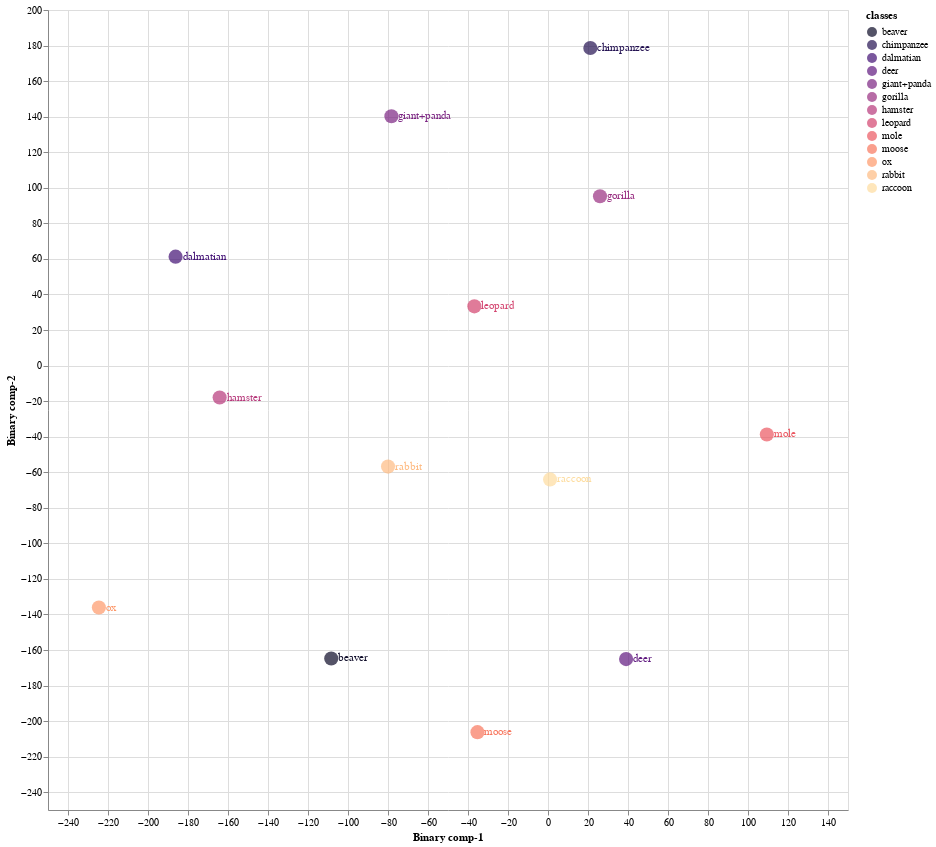
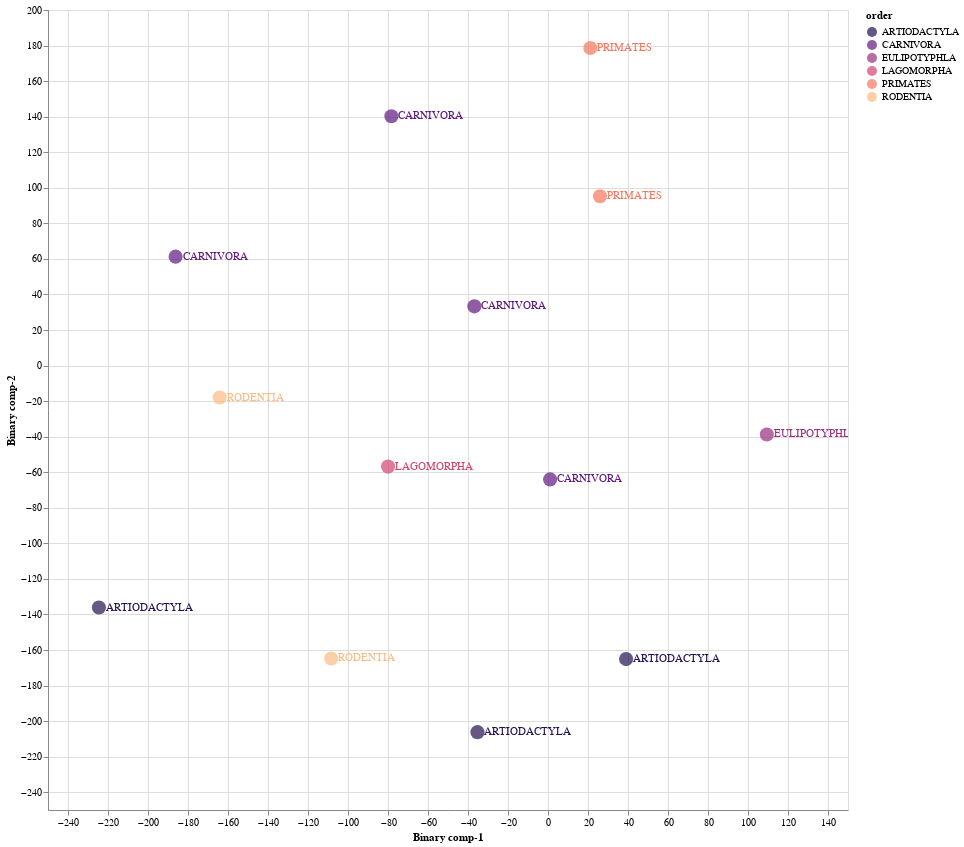

Notebook source saved alongside these figures, in order:
### Markdown cell above
### 8.1 Train Validation Split 01

### Code cell
Train01 = CZSL(mode = "Train", 
               split = 1, 
               DNN = ProjectionNetwork1, 
               epochs = 40, 
               bs = 8, 
               numunits = 1024, 
               lr = 0.1, 
               optimiser = nn.Sigmoid(), 
               dropout = 0.2, 
               mom = 0, 
               wd = 0,  
               device = 'cuda', 
               checkpoint = CP1, 
               pred_type = 'Probabilistic', 
               dist_type = 'cosine')

#mode
#1. "Train" - Use Train Val split
#2. "Test" - For Unseen Test Data

#split
# 1 -Train/Val Split 1
# 2 -Train/Val Split 2
# 3 -Train/Val Split 3

#pred_type
#1. "Probabilistic" - continous real numbers giving probability for prdiction to be 1
#2. "Deterministic" - 1 or 0 prediction values

#dist_type
#1. euclidean
#2. cosine
#3. hamming
#4. jaccard

### Figure 1 — Vega-Lite specification as saved in the notebook (floating-point values rounded to 4 significant figures)
{"config": {"view": {"continuousWidth": 400, "continuousHeight": 300}}, "layer": [{"mark": {"type": "circle", "size": 200}, "encoding": {"color": {"field": "classes", "scale": {"scheme": "Magma"}, "type": "nominal"}, "x": {"field": "Binary comp-1", "type": "quantitative"}, "y": {"field": "Binary comp-2", "type": "quantitative"}}, "height": 800, "selection": {"selector011": {"type": "interval", "bind": "scales", "encodings": ["x", "y"]}}, "width": 800}, {"mark": {"type": "text", "align": "left", "baseline": "middle", "dx": 7}, "encoding": {"color": {"field": "classes", "scale": {"scheme": "Magma"}, "type": "nominal"}, "text": {"field": "classes", "type": "nominal"}, "x": {"field": "Binary comp-1", "type": "quantitative"}, "y": {"field": "Binary comp-2", "type": "quantitative"}}, "height": 800, "width": 800}], "data": {"name": "data-11c476bedef0983e6e1c0a60869552c8"}, "$schema": "https://vega.github.io/schema/vega-lite/v4.17.0.json", "datasets": {"data-11c476bedef0983e6e1c0a60869552c8": [{"Binary comp-1": -108.4, "Binary comp-2": -164.8, "classes": "beaver", "sciName": "Aplodontia_rufa", "animal_label": 4, "animal_class": "beaver", "mainCommonName": "Mountain Beaver", "otherCommonNames": "Boomer|Sewellel|Point Arena Mountain Beaver|Point Reyes Mountain Beaver", "class": "Mammalia", "infraclass": "Placentalia", "magnorder": "Boreoeutheria", "superorder": "Euarchontoglires", "order": "RODENTIA", "suborder": "SCIUROMORPHA", "infraorder": null, "parvorder": null, "superfamily": null, "family": "APLODONTIIDAE", "subfamily": null, "tribe": null, "genus": "Aplodontia"}, {"Binary comp-1": -186.2, "Binary comp-2": 61.25, "classes": "dalmatian", "sciName": "Canis_familiaris", "animal_label": 5, "animal_class": "dalmatian", "mainCommonName": "Domestic Dog", "otherCommonNames": "Dog|Dingo|Feral Dog|New Guinea Singing Dog|Village Dog", "class": "Mammalia", "infraclass": "Placentalia", "magnorder": "Boreoeutheria", "superorder": "Laurasiatheria", "order": "CARNIVORA", "suborder": "CANIFORMIA", "infraorder": "CANOIDEA", "parvorder": null, "superfamily": null, "family": "CANIDAE", "subfamily": null, "tribe": null, "genus": "Canis"}, {"Binary comp-1": 109.4, "Binary comp-2": -38.77, "classes": "mole", "sciName": "Talpa_altaica", "animal_label": 12, "animal_class": "mole", "mainCommonName": "Altai Mole", "otherCommonNames": "Siberian Mole", "class": "Mammalia", "infraclass": "Placentalia", "magnorder": "Boreoeutheria", "superorder": "Laurasiatheria", "order": "EULIPOTYPHLA", "suborder": null, "infraorder": null, "parvorder": null, "superfamily": null, "family": "TALPIDAE", "subfamily": "TALPINAE", "tribe": "TALPINI", "genus": "Talpa"}, {"Binary comp-1": -36.81, "Binary comp-2": 33.32, "classes": "leopard", "sciName": "Panthera_pardus", "animal_label": 15, "animal_class": "leopard", "mainCommonName": "Leopard", "otherCommonNames": "Panther", "class": "Mammalia", "infraclass": "Placentalia", "magnorder": "Boreoeutheria", "superorder": "Laurasiatheria", "order": "CARNIVORA", "suborder": "FELIFORMIA", "infraorder": "FELOIDEA", "parvorder": null, "superfamily": null, "family": "FELIDAE", "subfamily": "PANTHERINAE", "tribe": null, "genus": "Panthera"}, {"Binary comp-1": -35.26, "Binary comp-2": -206.2, "classes": "moose", "sciName": "Alces_alces", "animal_label": 16, "animal_class": "moose", "mainCommonName": "Moose", "otherCommonNames": "Elk|Eurasian Elk|Caucasian Moose", "class": "Mammalia", "infraclass": "Placentalia", "magnorder": "Boreoeutheria", "superorder": "Laurasiatheria", "order": "ARTIODACTYLA", "suborder": "RUMINANTIA", "infraorder": "PECORA", "parvorder": null, "superfamily": null, "family": "CERVIDAE", "subfamily": "CAPREOLINAE", "tribe": "ALCEINI", "genus": "Alces"}, {"Binary comp-1": 26.01, "Binary comp-2": 95.23, "classes": "gorilla", "sciName": "Gorilla_gorilla", "animal_label": 20, "animal_class": "gorilla", "mainCommonName": "Western Gorilla", "otherCommonNames": "Lowland Gorilla|Cross River Gorilla|Western Lowland Gorilla", "class": "Mammalia", "infraclass": "Placentalia", "magnorder": "Boreoeutheria", "superorder": "Euarchontoglires", "order": "PRIMATES", "suborder": "HAPLORHINI", "infraorder": "SIMIIFORMES", "parvorder": "CATARRHINI", "superfamily": "HOMINOIDEA", "family": "HOMINIDAE", "subfamily": "HOMININAE", "tribe": null, "genus": "Gorilla"}, {"Binary comp-1": -224.6, "Binary comp-2": -136.1, "classes": "ox", "sciName": "Bos_sauveli", "animal_label": 21, "animal_class": "ox", "mainCommonName": "Kouprey", "otherCommonNames": "Gray Ox|Indochinese Forest Ox", "class": "Mammalia", "infraclass": "Placentalia", "magnorder": "Boreoeutheria", "superorder": "Laurasiatheria", "order": "ARTIODACTYLA", "suborder": "RUMINANTIA", "infraorder": "PECORA", "parvorder": null, "superfamily": null, "family": "BOVIDAE", "subfamily": "BOVINAE", "tribe": "BOVINI", "genus": "Bos"}, {"Binary comp-1": 21.17, "Binary comp-2": 178.6, "classes": "chimpanzee", "sciName": "Pan_troglodytes", "animal_label": 25, "animal_class": "chimpanzee", "mainCommonName": "Chimpanzee", "otherCommonNames": "Chimpanzee|Common Chimpanzee|Robust Chimpanzee|Central Chimpanzee|Eastern Chimpanzee|Nigeria-Cameroon Chimpanzee|Western Chimpanzee", "class": "Mammalia", "infraclass": "Placentalia", "magnorder": "Boreoeutheria", "superorder": "Euarchontoglires", "order": "PRIMATES", "suborder": "HAPLORHINI", "infraorder": "SIMIIFORMES", "parvorder": "CATARRHINI", "superfamily": "HOMINOIDEA", "family": "HOMINIDAE", "subfamily": "HOMININAE", "tribe": null, "genus": "Pan"}, {"Binary comp-1": -164.2, "Binary comp-2": -17.99, "classes": "hamster", "sciName": "Mesocricetus_brandti", "animal_label": 26, "animal_class": "hamster", "mainCommonName": "Brandt's Hamster", "otherCommonNames": "Turkish Hamster", "class": "Mammalia", "infraclass": "Placentalia", "magnorder": "Boreoeutheria", "superorder": "Euarchontoglires", "order": "RODENTIA", "suborder": "SUPRAMYOMORPHA", "infraorder": "MYOMORPHI", "parvorder": null, "superfamily": "MUROIDEA", "family": "CRICETIDAE", "subfamily": "CRICETINAE", "tribe": null, "genus": "Mesocricetus"}, {"Binary comp-1": -79.98, "Binary comp-2": -56.81, "classes": "rabbit", "sciName": "Pentalagus_furnessi", "animal_label": 29, "animal_class": "rabbit", "mainCommonName": "Amami Rabbit", "otherCommonNames": "Ryukyu Rabbit", "class": "Mammalia", "infraclass": "Placentalia", "magnorder": "Boreoeutheria", "superorder": "Euarchontoglires", "order": "LAGOMORPHA", "suborder": null, "infraorder": null, "parvorder": null, "superfamily": null, "family": "LEPORIDAE", "subfamily": null, "tribe": null, "genus": "Pentalagus"}, {"Binary comp-1": -78.29, "Binary comp-2": 140.3, "classes": "giant+panda", "sciName": "Ailuropoda_melanoleuca", "animal_label": 39, "animal_class": "giant+panda", "mainCommonName": "Giant Panda", "otherCommonNames": "Da Xiong Mao", "class": "Mammalia", "infraclass": "Placentalia", "magnorder": "Boreoeutheria", "superorder": "Laurasiatheria", "order": "CARNIVORA", "suborder": "CANIFORMIA", "infraorder": "ARCTOIDEA", "parvorder": null, "superfamily": "URSOIDEA", "family": "URSIDAE", "subfamily": "AILUROPODINAE", "tribe": null, "genus": "Ailuropoda"}, {"Binary comp-1": 39.05, "Binary comp-2": -165.1, "classes": "deer", "sciName": "Hydropotes_inermis", "animal_label": 40, "animal_class": "deer", "mainCommonName": "Chinese Water Deer", "otherCommonNames": null, "class": "Mammalia", "infraclass": "Placentalia", "magnorder": "Boreoeutheria", "superorder": "Laurasiatheria", "order": "ARTIODACTYLA", "suborder": "RUMINANTIA", "infraorder": "PECORA", "parvorder": null, "superfamily": null, "family": "CERVIDAE", "subfamily": "CAPREOLINAE", "tribe": "CAPREOLINI", "genus": "Hydropotes"}, {"Binary comp-1": 1.038, "Binary comp-2": -64.05, "classes": "raccoon", "sciName": "Procyon_lotor", "animal_label": 48, "animal_class": "raccoon", "mainCommonName": "Northern Raccoon", "otherCommonNames": "Common Raccoon", "class": "Mammalia", "infraclass": "Placentalia", "magnorder": "Boreoeutheria", "superorder": "Laurasiatheria", "order": "CARNIVORA", "suborder": "CANIFORMIA", "infraorder": "ARCTOIDEA", "parvorder": null, "superfamily": "MUSTELOIDEA", "family": "PROCYONIDAE", "subfamily": null, "tribe": null, "genus": "Procyon"}]}}

### Figure 2 — Vega-Lite specification as saved in the notebook (floating-point values rounded to 4 significant figures)
{"config": {"view": {"continuousWidth": 400, "continuousHeight": 300}}, "layer": [{"mark": {"type": "circle", "size": 200}, "encoding": {"color": {"field": "order", "scale": {"scheme": "Magma"}, "type": "nominal"}, "x": {"field": "Binary comp-1", "type": "quantitative"}, "y": {"field": "Binary comp-2", "type": "quantitative"}}, "height": 800, "selection": {"selector012": {"type": "interval", "bind": "scales", "encodings": ["x", "y"]}}, "width": 800}, {"mark": {"type": "text", "align": "left", "baseline": "middle", "dx": 7}, "encoding": {"color": {"field": "order", "scale": {"scheme": "Magma"}, "type": "nominal"}, "text": {"field": "order", "type": "nominal"}, "x": {"field": "Binary comp-1", "type": "quantitative"}, "y": {"field": "Binary comp-2", "type": "quantitative"}}, "height": 800, "width": 800}], "data": {"name": "data-11c476bedef0983e6e1c0a60869552c8"}, "$schema": "https://vega.github.io/schema/vega-lite/v4.17.0.json", "datasets": {"data-11c476bedef0983e6e1c0a60869552c8": [{"Binary comp-1": -108.4, "Binary comp-2": -164.8, "classes": "beaver", "sciName": "Aplodontia_rufa", "animal_label": 4, "animal_class": "beaver", "mainCommonName": "Mountain Beaver", "otherCommonNames": "Boomer|Sewellel|Point Arena Mountain Beaver|Point Reyes Mountain Beaver", "class": "Mammalia", "infraclass": "Placentalia", "magnorder": "Boreoeutheria", "superorder": "Euarchontoglires", "order": "RODENTIA", "suborder": "SCIUROMORPHA", "infraorder": null, "parvorder": null, "superfamily": null, "family": "APLODONTIIDAE", "subfamily": null, "tribe": null, "genus": "Aplodontia"}, {"Binary comp-1": -186.2, "Binary comp-2": 61.25, "classes": "dalmatian", "sciName": "Canis_familiaris", "animal_label": 5, "animal_class": "dalmatian", "mainCommonName": "Domestic Dog", "otherCommonNames": "Dog|Dingo|Feral Dog|New Guinea Singing Dog|Village Dog", "class": "Mammalia", "infraclass": "Placentalia", "magnorder": "Boreoeutheria", "superorder": "Laurasiatheria", "order": "CARNIVORA", "suborder": "CANIFORMIA", "infraorder": "CANOIDEA", "parvorder": null, "superfamily": null, "family": "CANIDAE", "subfamily": null, "tribe": null, "genus": "Canis"}, {"Binary comp-1": 109.4, "Binary comp-2": -38.77, "classes": "mole", "sciName": "Talpa_altaica", "animal_label": 12, "animal_class": "mole", "mainCommonName": "Altai Mole", "otherCommonNames": "Siberian Mole", "class": "Mammalia", "infraclass": "Placentalia", "magnorder": "Boreoeutheria", "superorder": "Laurasiatheria", "order": "EULIPOTYPHLA", "suborder": null, "infraorder": null, "parvorder": null, "superfamily": null, "family": "TALPIDAE", "subfamily": "TALPINAE", "tribe": "TALPINI", "genus": "Talpa"}, {"Binary comp-1": -36.81, "Binary comp-2": 33.32, "classes": "leopard", "sciName": "Panthera_pardus", "animal_label": 15, "animal_class": "leopard", "mainCommonName": "Leopard", "otherCommonNames": "Panther", "class": "Mammalia", "infraclass": "Placentalia", "magnorder": "Boreoeutheria", "superorder": "Laurasiatheria", "order": "CARNIVORA", "suborder": "FELIFORMIA", "infraorder": "FELOIDEA", "parvorder": null, "superfamily": null, "family": "FELIDAE", "subfamily": "PANTHERINAE", "tribe": null, "genus": "Panthera"}, {"Binary comp-1": -35.26, "Binary comp-2": -206.2, "classes": "moose", "sciName": "Alces_alces", "animal_label": 16, "animal_class": "moose", "mainCommonName": "Moose", "otherCommonNames": "Elk|Eurasian Elk|Caucasian Moose", "class": "Mammalia", "infraclass": "Placentalia", "magnorder": "Boreoeutheria", "superorder": "Laurasiatheria", "order": "ARTIODACTYLA", "suborder": "RUMINANTIA", "infraorder": "PECORA", "parvorder": null, "superfamily": null, "family": "CERVIDAE", "subfamily": "CAPREOLINAE", "tribe": "ALCEINI", "genus": "Alces"}, {"Binary comp-1": 26.01, "Binary comp-2": 95.23, "classes": "gorilla", "sciName": "Gorilla_gorilla", "animal_label": 20, "animal_class": "gorilla", "mainCommonName": "Western Gorilla", "otherCommonNames": "Lowland Gorilla|Cross River Gorilla|Western Lowland Gorilla", "class": "Mammalia", "infraclass": "Placentalia", "magnorder": "Boreoeutheria", "superorder": "Euarchontoglires", "order": "PRIMATES", "suborder": "HAPLORHINI", "infraorder": "SIMIIFORMES", "parvorder": "CATARRHINI", "superfamily": "HOMINOIDEA", "family": "HOMINIDAE", "subfamily": "HOMININAE", "tribe": null, "genus": "Gorilla"}, {"Binary comp-1": -224.6, "Binary comp-2": -136.1, "classes": "ox", "sciName": "Bos_sauveli", "animal_label": 21, "animal_class": "ox", "mainCommonName": "Kouprey", "otherCommonNames": "Gray Ox|Indochinese Forest Ox", "class": "Mammalia", "infraclass": "Placentalia", "magnorder": "Boreoeutheria", "superorder": "Laurasiatheria", "order": "ARTIODACTYLA", "suborder": "RUMINANTIA", "infraorder": "PECORA", "parvorder": null, "superfamily": null, "family": "BOVIDAE", "subfamily": "BOVINAE", "tribe": "BOVINI", "genus": "Bos"}, {"Binary comp-1": 21.17, "Binary comp-2": 178.6, "classes": "chimpanzee", "sciName": "Pan_troglodytes", "animal_label": 25, "animal_class": "chimpanzee", "mainCommonName": "Chimpanzee", "otherCommonNames": "Chimpanzee|Common Chimpanzee|Robust Chimpanzee|Central Chimpanzee|Eastern Chimpanzee|Nigeria-Cameroon Chimpanzee|Western Chimpanzee", "class": "Mammalia", "infraclass": "Placentalia", "magnorder": "Boreoeutheria", "superorder": "Euarchontoglires", "order": "PRIMATES", "suborder": "HAPLORHINI", "infraorder": "SIMIIFORMES", "parvorder": "CATARRHINI", "superfamily": "HOMINOIDEA", "family": "HOMINIDAE", "subfamily": "HOMININAE", "tribe": null, "genus": "Pan"}, {"Binary comp-1": -164.2, "Binary comp-2": -17.99, "classes": "hamster", "sciName": "Mesocricetus_brandti", "animal_label": 26, "animal_class": "hamster", "mainCommonName": "Brandt's Hamster", "otherCommonNames": "Turkish Hamster", "class": "Mammalia", "infraclass": "Placentalia", "magnorder": "Boreoeutheria", "superorder": "Euarchontoglires", "order": "RODENTIA", "suborder": "SUPRAMYOMORPHA", "infraorder": "MYOMORPHI", "parvorder": null, "superfamily": "MUROIDEA", "family": "CRICETIDAE", "subfamily": "CRICETINAE", "tribe": null, "genus": "Mesocricetus"}, {"Binary comp-1": -79.98, "Binary comp-2": -56.81, "classes": "rabbit", "sciName": "Pentalagus_furnessi", "animal_label": 29, "animal_class": "rabbit", "mainCommonName": "Amami Rabbit", "otherCommonNames": "Ryukyu Rabbit", "class": "Mammalia", "infraclass": "Placentalia", "magnorder": "Boreoeutheria", "superorder": "Euarchontoglires", "order": "LAGOMORPHA", "suborder": null, "infraorder": null, "parvorder": null, "superfamily": null, "family": "LEPORIDAE", "subfamily": null, "tribe": null, "genus": "Pentalagus"}, {"Binary comp-1": -78.29, "Binary comp-2": 140.3, "classes": "giant+panda", "sciName": "Ailuropoda_melanoleuca", "animal_label": 39, "animal_class": "giant+panda", "mainCommonName": "Giant Panda", "otherCommonNames": "Da Xiong Mao", "class": "Mammalia", "infraclass": "Placentalia", "magnorder": "Boreoeutheria", "superorder": "Laurasiatheria", "order": "CARNIVORA", "suborder": "CANIFORMIA", "infraorder": "ARCTOIDEA", "parvorder": null, "superfamily": "URSOIDEA", "family": "URSIDAE", "subfamily": "AILUROPODINAE", "tribe": null, "genus": "Ailuropoda"}, {"Binary comp-1": 39.05, "Binary comp-2": -165.1, "classes": "deer", "sciName": "Hydropotes_inermis", "animal_label": 40, "animal_class": "deer", "mainCommonName": "Chinese Water Deer", "otherCommonNames": null, "class": "Mammalia", "infraclass": "Placentalia", "magnorder": "Boreoeutheria", "superorder": "Laurasiatheria", "order": "ARTIODACTYLA", "suborder": "RUMINANTIA", "infraorder": "PECORA", "parvorder": null, "superfamily": null, "family": "CERVIDAE", "subfamily": "CAPREOLINAE", "tribe": "CAPREOLINI", "genus": "Hydropotes"}, {"Binary comp-1": 1.038, "Binary comp-2": -64.05, "classes": "raccoon", "sciName": "Procyon_lotor", "animal_label": 48, "animal_class": "raccoon", "mainCommonName": "Northern Raccoon", "otherCommonNames": "Common Raccoon", "class": "Mammalia", "infraclass": "Placentalia", "magnorder": "Boreoeutheria", "superorder": "Laurasiatheria", "order": "CARNIVORA", "suborder": "CANIFORMIA", "infraorder": "ARCTOIDEA", "parvorder": null, "superfamily": "MUSTELOIDEA", "family": "PROCYONIDAE", "subfamily": null, "tribe": null, "genus": "Procyon"}]}}
